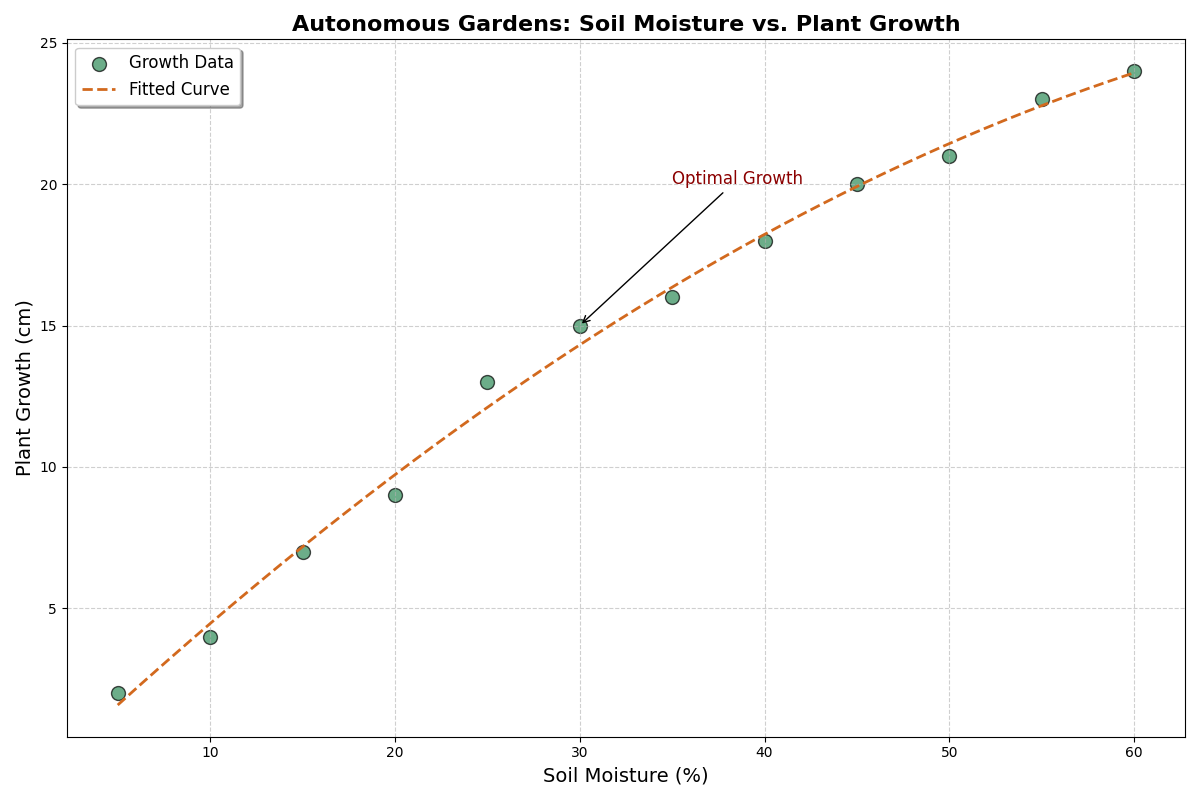

Write Python code to recreate this figure.
import matplotlib.pyplot as plt
import numpy as np

# Backstory:
# In the early 22nd century, a series of automated gardens were implemented in an attempt to understand the correlation between autonomous plant growth and soil moisture levels in a controlled environment.

# Title: Autonomous Gardens: Soil Moisture vs. Plant Growth

# Data:
# Soil moisture levels (%) in various sections of the garden over time
soil_moisture = np.array([5, 10, 15, 20, 25, 30, 35, 40, 45, 50, 55, 60])

# Corresponding plant growth heights (cm) in those sections
plant_growth = np.array([2, 4, 7, 9, 13, 15, 16, 18, 20, 21, 23, 24])

# Create scatter plot
plt.figure(figsize=(12, 8))

plt.scatter(soil_moisture, plant_growth, color='seagreen', alpha=0.7, s=100, edgecolor='black', label='Growth Data')

# Fit a polynomial curve to the data
z = np.polyfit(soil_moisture, plant_growth, 3)
p = np.poly1d(z)
xp = np.linspace(soil_moisture.min(), soil_moisture.max(), 500)
plt.plot(xp, p(xp), color='chocolate', linestyle='--', linewidth=2, label='Fitted Curve')

# Adding Plot Details
plt.title('Autonomous Gardens: Soil Moisture vs. Plant Growth', fontsize=16, fontweight='bold')
plt.xlabel('Soil Moisture (%)', fontsize=14)
plt.ylabel('Plant Growth (cm)', fontsize=14)
plt.legend(loc='upper left', fontsize=12, frameon=True, shadow=True)
plt.grid(True, linestyle='--', alpha=0.6)

# Text annotation to highlight key information
plt.annotate('Optimal Growth',
             xy=(30, 15),
             xytext=(35, 20),
             arrowprops=dict(facecolor='black', arrowstyle='->'),
             fontsize=12, color='darkred')

# Automatically adjust layout for better spacing
plt.tight_layout()

# Show the plot
plt.show()
